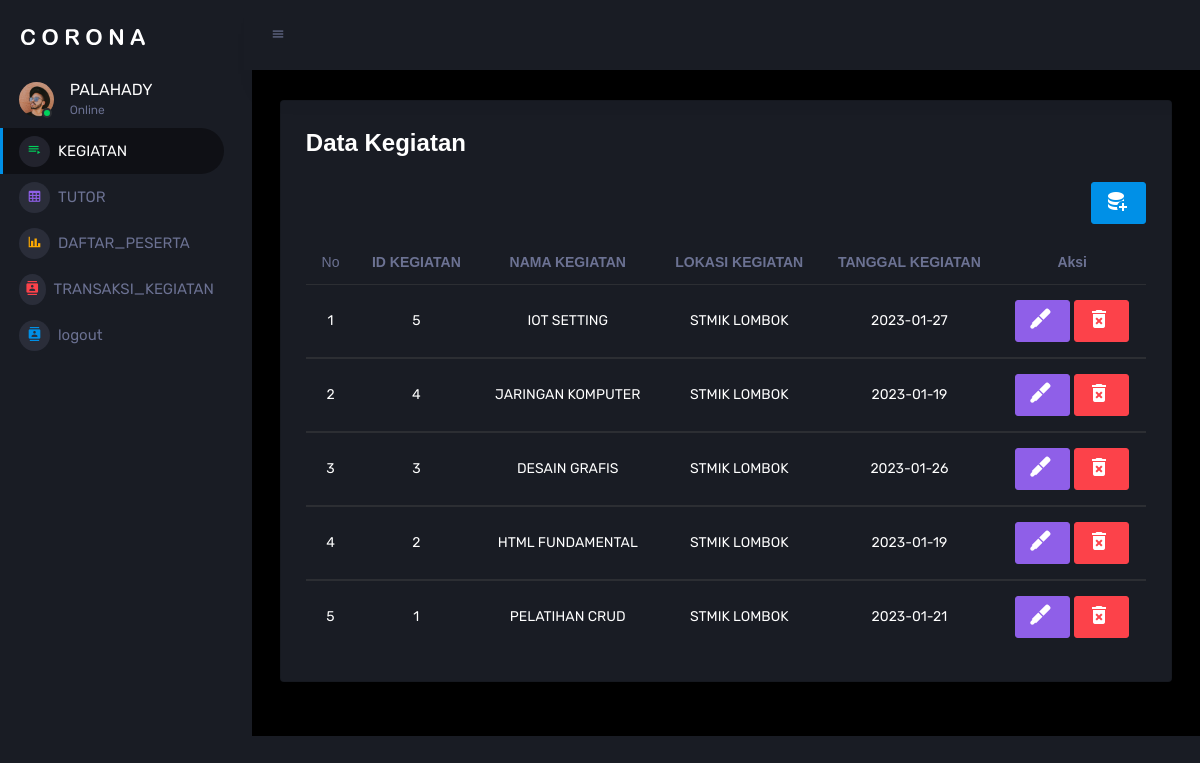
Page /kegiatan/index_kegiatan.php (signed in) on the committed database.
### tables this page shows
CREATE TABLE `kegiatan` (
  `id_kegiatan` int NOT NULL,
  `nama_kegiatan` varchar(50) NOT NULL,
  `lokasi_kegiatan` varchar(50) NOT NULL,
  `tanggal_kegiatan` date NOT NULL
);

### config/koneksi.php (called while the page is built, shortened)
<?php
$conn = mysqli_connect("localhost", "root", "10", "projeck_uas");
function query($query)
{
    global $conn;
    $resault = mysqli_query($conn, $query);
    $rows  = [];
    while ($row = mysqli_fetch_assoc($resault)) {
        $rows[] = $row;
    }
    return $rows;
}

### kegiatan/index_kegiatan.php (the view, shortened to what this page needs)
<?php
   require '../config/koneksi.php';
   $kegiatan = query("SELECT * FROM kegiatan ORDER BY id_kegiatan DESC");
   ?>
<?php include('../template/header.php'); ?>
<h3 class="mb-4"><strong>Data Kegiatan</strong></h3>
<div class="row">
    <div class="col text-right">
        <button type="button" class="btn btn-primary mb-3" data-toggle="modal" data-target="#staticBackdrop">
            <i class="mdi mdi-database-plus" style="font-size: 1.5rem;"></i>
        </button>
    </div>
</div>
<div class="table-responsive">
    <table class="table">
        <thead class="text-center">
            <tr>
                <th>No</th>
                <th scope="col"><strong>ID KEGIATAN</strong></th>
                <th scope="col"><strong>NAMA KEGIATAN</strong></th>
                <th scope="col"><strong>LOKASI KEGIATAN</strong></th>
                <th scope="col"><strong>TANGGAL KEGIATAN</strong></th>
                <th scope="col"><strong>Aksi</strong></th>
            </tr>
        </thead>
        <?php $i = 1; ?>
        <?php foreach ($kegiatan as $row) : ?>
            <tbody class="text-center text-white">
                <tr>
                    <td><?= $i++; ?></td>
                    <td><?= $row["id_kegiatan"]; ?></td>
                    <td><?= $row["nama_kegiatan"]; ?></td>
                    <td><?= $row["lokasi_kegiatan"]; ?></td>
                    <td><?= $row["tanggal_kegiatan"]; ?></td>
                    <td>
                        <button type="button" class="btn btn-info " data-toggle="modal" data-target="#update<?= $row['id_kegiatan']; ?>">
                            <i class="mdi mdi-grease-pencil" style="font-size: 1.5rem;"></i>
                        </button>
                        <button type="button" class="btn btn-danger" data-toggle="modal" data-target="#hapus<?= $row['id_kegiatan']; ?>">
                            <i class="mdi mdi-delete-forever" style="font-size: 1.5rem;"></i>
                        </button>
                    </td>
                </tr>
            </tbody>
        <?php endforeach; ?>
    </table>
</div>
<?php include('../template/footer.php'); ?>

### rows in the picture
kegiatan: id_kegiatan "5", nama_kegiatan "IOT SETTING", lokasi_kegiatan "STMIK LOMBOK", tanggal_kegiatan "2023-01-27"
kegiatan: id_kegiatan "4", nama_kegiatan "JARINGAN KOMPUTER", lokasi_kegiatan "STMIK LOMBOK", tanggal_kegiatan "2023-01-19"
kegiatan: id_kegiatan "3", nama_kegiatan "DESAIN GRAFIS", lokasi_kegiatan "STMIK LOMBOK", tanggal_kegiatan "2023-01-26"
kegiatan: id_kegiatan "2", nama_kegiatan "HTML FUNDAMENTAL", lokasi_kegiatan "STMIK LOMBOK", tanggal_kegiatan "2023-01-19"
kegiatan: id_kegiatan "1", nama_kegiatan "PELATIHAN CRUD", lokasi_kegiatan "STMIK LOMBOK", tanggal_kegiatan "2023-01-21"
